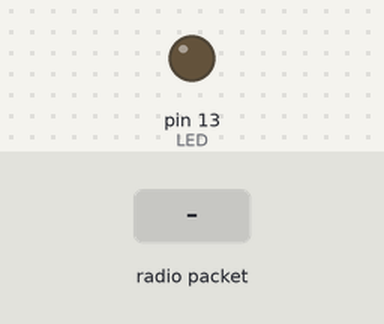
Simulated run of this sketch. Board: Arduino Uno, built with avr-gcc and run on an emulated ATmega328P. Shown: output pins drawn as LEDs (lit = HIGH). The inputs (shaded band) are chosen by the test bench. No radio packets arrive unless stated; pins used as bus, display or sensor lines are not drawn; what the sketch prints to the serial monitor is not drawn.

Above: at 1.3 s.
1.4 s: radio packet "1" arrives
At 1.7 s:
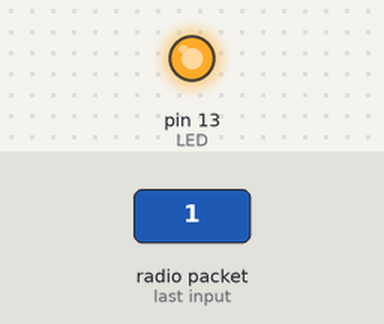
2.9 s: radio packet "0" arrives
Timing chart, 0 to 5.9 s (numbered marks = the images above; inputs shaded):
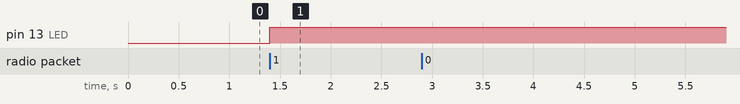

The sketch:

LoRA_slave_test.ino
```cpp
// Arduino9x_RX
// -*- mode: C++ -*-
// Example sketch showing how to create a simple messaging client (receiver)
// with the RH_RF95 class. RH_RF95 class does not provide for addressing or
// reliability, so you should only use RH_RF95 if you do not need the higher
// level messaging abilities.
// It is designed to work with the other example Arduino9x_TX

#include <SPI.h>
#include <Wire.h>

#include <RH_RF95.h>
#include <Adafruit_Sensor.h>
#include <Adafruit_BME280.h>

Adafruit_BME280 bme; // I2C

#define RFM95_CS 10
#define RFM95_RST 9
#define RFM95_INT 2

// Change to 434.0 or other frequency, must match RX's freq!
#define RF95_FREQ 868.0

// Singleton instance of the radio driver
RH_RF95 rf95(RFM95_CS, RFM95_INT);
// Blinky on receipt
#define LED 13
const char identifier[2] = "0";
int identity = 9                 +10;

void setup()
{
  pinMode(LED, OUTPUT);
  pinMode(RFM95_RST, OUTPUT);
  digitalWrite(RFM95_RST, HIGH);

  while (!Serial);
  Serial.begin(9600);
  delay(100);

  Serial.println("Arduino LoRa RX Test!");

  // manual reset
  digitalWrite(RFM95_RST, LOW);
  delay(10);
  digitalWrite(RFM95_RST, HIGH);
  delay(10);

  while (!rf95.init()) {
    Serial.println("LoRa radio init failed");
    while (1);
  }
  Serial.println("LoRa radio init OK!");

  // Defaults after init are 434.0MHz, modulation GFSK_Rb250Fd250, +13dbM
  if (!rf95.setFrequency(RF95_FREQ)) {
    Serial.println("setFrequency failed");
    while (1);
  }
  Serial.print("Set Freq to: "); Serial.println(RF95_FREQ);

  // Defaults after init are 434.0MHz, 13dBm, Bw = 125 kHz, Cr = 4/5, Sf = 128chips/symbol, CRC on

  // The default transmitter power is 13dBm, using PA_BOOST.
  // If you are using RFM95/96/97/98 modules which uses the PA_BOOST transmitter pin, then
  // you can set transmitter powers from 5 to 23 dBm:
  rf95.setTxPower(10, false);
  bool status;
  status = bme.begin();
  if (!status) {
      Serial.println("Could not find a valid BME280 sensor, check wiring!");
      while (1);
  }
}

int32_t packetnum = 0;  // packet counter, we increment per xmission

void loop()
{
  if (rf95.available())
  {
    // Receive master's call for measurements.
    uint8_t buf[8];

    uint8_t len = sizeof(buf);

    if (rf95.recv(buf, &len))
    {
      //delay(200);
      digitalWrite(LED, HIGH);
      //RH_RF95::printBuffer("Received: ", buf, len);
      //Serial.print("Got: ");
      Serial.println((char*)buf);
      Serial.println('x');

      //Serial.print("RSSI: ");
      //Serial.println(rf95.lastRssi(), DEC);

      // Check if the call is for me, if yes, send my data
      if (buf[0] == 35) //  Check if first character is a '#'
      {
      Serial.println("Sending to rf95_server");
      // Send a message to rf95_server
      int temp = int(bme.readTemperature()*100+27315);
      int hum = int(bme.readHumidity()*100+10000);
      long p = long(bme.readPressure()*100+10000000);

      delay((identity-10)*100);

     // char radiopacket[20] = "Hello World #      ";
      char radiopacket[27];

      itoa(temp, radiopacket, 10);
      itoa(hum, radiopacket+5, 10);
      ltoa(p, radiopacket+10, 10);
      itoa(identity, radiopacket+18,10);
      for (int i = 0; i < len; i++)
      {
        radiopacket[i+20] = buf[i];
      }
      //radiopacket[17] = (char*)buf;
      Serial.print("Sending "); Serial.println(radiopacket);
      //radiopacket[19] = 0;

      Serial.println("Sending...");
      rf95.send((uint8_t *)radiopacket, 27);

      Serial.println("Sent a reply");
      digitalWrite(LED, LOW);
      }
    }
    else
    {
      Serial.println("Receive failed");
    }
  }

}

void printValues() {
    Serial.print("Temperature = ");
    Serial.print(bme.readTemperature());
    Serial.println(" *C");

    Serial.print("Pressure = ");
    Serial.print(bme.readPressure() / 100.0F);
    Serial.println(" hPa");

    //Serial.print("Approx. Altitude = ");
    //Serial.print(bme.readAltitude(SEALEVELPRESSURE_HPA));
    //Serial.println(" m");

    Serial.print("Humidity = ");
    Serial.print(bme.readHumidity());
    Serial.println(" %");

    Serial.println();
}
```

Measured:
- after the input at 1.4 s, pin 13 (LED): LOW → HIGH at once
- after the input at 2.9 s, every drawn part: stays the same
